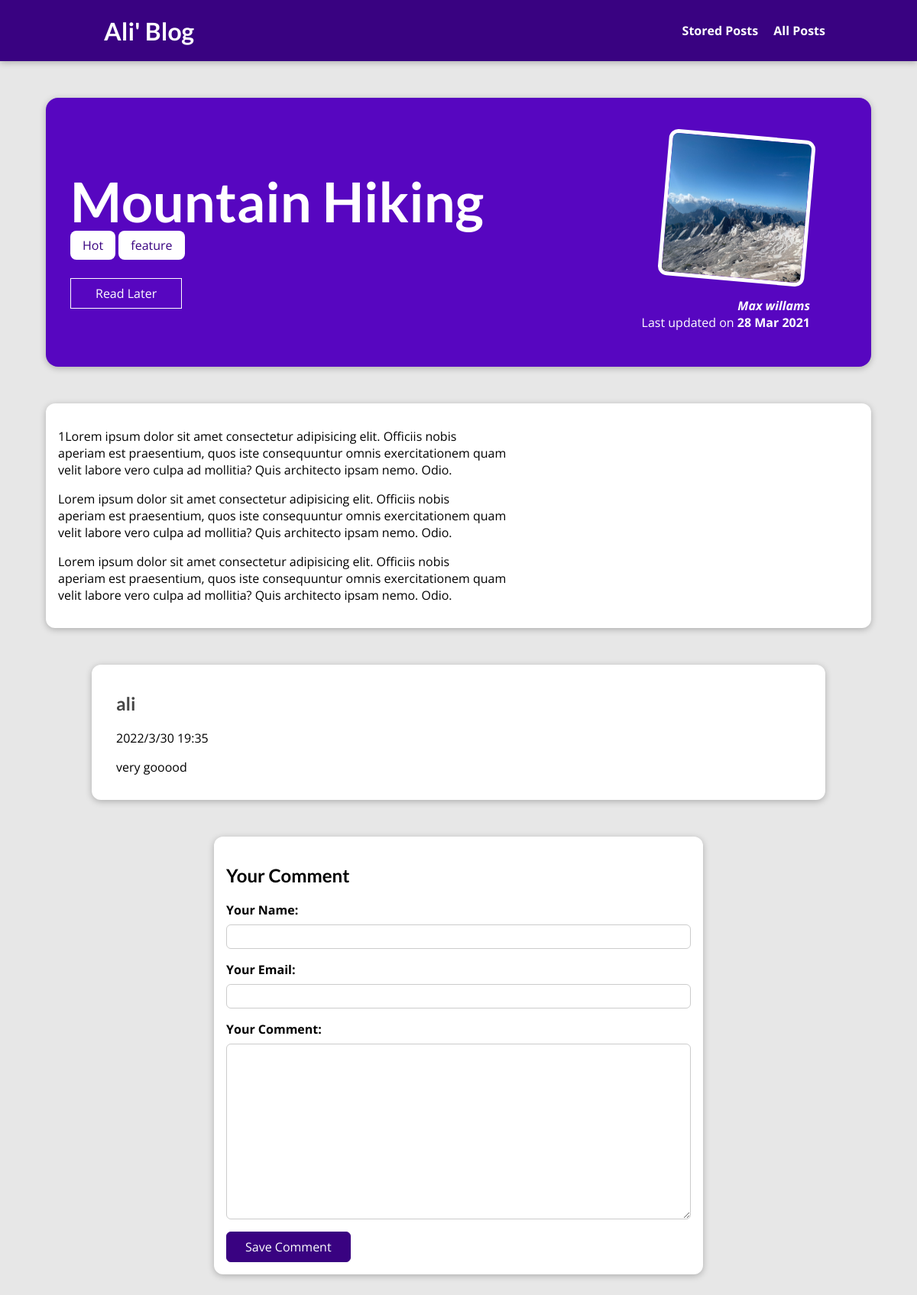
The app's page /posts/mountain-hiking with its own data.
### blog/models.py (models this page shows, shortened)
class Post(models.Model):
    title = models.CharField(max_length=100)
    slug = models.SlugField(unique=True,db_index=True)
    content = models.TextField(validators=[MinLengthValidator(10)])
    image = models.ImageField(upload_to="image", null=True)
    date = models.DateField()
    excerpt = models.CharField(max_length=200)
    author = models.ForeignKey(Author, on_delete=models.SET_NULL, null=True,related_name="posts")
    tag = models.ManyToManyField(Tag, related_name="posts")

class Tag(models.Model):
    caption = models.CharField(max_length=20)

class Author(models.Model):
    first_name = models.CharField(max_length=100)
    last_name = models.CharField(max_length=100)
    email = models.EmailField(max_length=254)
    def __str__(self):
        return f"{self.first_name}  {self.last_name}"

class Comment(models.Model):
    user_name = models.CharField(max_length=120)
    email = models.EmailField()
    text = models.TextField(max_length=400)
    date = models.DateTimeField(auto_now=True , null=True)
    post = models.ForeignKey(Post, on_delete=models.CASCADE, related_name="comments")

### blog/views.py (the view, shortened to what this page needs)
# urls.py: path("posts/<slug:slug>", views.PostDetail.as_view(), name="post-detail-page"),
class PostDetail(View):
    def is_saved_post(self,request,post_id):
        stored_post = request.session.get("stored_posts")
        if stored_post is not None :
            is_saved_post = post_id in stored_post
        else:
            is_saved_post = False
        return is_saved_post
    def get(self,request,slug):
        post = Post.objects.get(slug=slug)
        comment = post.comments.all().order_by("-id")
        context = {
            "post":post,
            "comments":comment,
            "post_tags" : post.tag.all(),
            "comment_form": FormsComment(),
            "saved_post": self.is_saved_post(request,post.id)
        }
        return render(request,"blog/post-detail.html", context)

### blog/forms.py
class FormsComment(forms.ModelForm):
    class Meta:
        model = Comment
        exclude = ["post" , "date"]
        labels = {
            "user_name" : "Your Name",
            "text" : "Your Comment",
            "email" : "Your Email"
        }

### blog/templates/blog/post-detail.html (shortened to what this page needs)
{% extends "base.html" %}
{% load static %}
{% block css_files %}
    <link rel="stylesheet" href="{% static "blog/post-detail.css" %}">
{% endblock %}
{% block content %}
    <section id="summary">
        <h2>{{ post.title }}</h2>
        <div>
            {% for tag in post_tags %}
                <span class="tag">{{ tag.caption }}</span>
            {% endfor %}
        </div>
        <div id="read-later">
            <form action="{% url "read_later"%}" method="post">
                <button >
                    {% if  saved_post %}
                        Remove from "Read Later" List
                    {% else %}
                        Read Later
                    {% endif %}
                </button>
            </form>
        </div>
        <article>
            <img src="{{ post.image.url }}" alt="{{ post.title }}">
            <address><a href="mailto:{{ post.author.email }}">{{ post.author }}</a></address>
            <div>
                Last updated on <time>{{ post.date | date:"d M Y" }}</time>
            </div>
        </article>
    </section>
    <main>{{ post.content | linebreaks }}</main>
    <section id="comments">
        <ul>
            {% for comment in comments %}
                <li>
                    <h2>{{ comment.user_name }}</h2>
                    <p>{{ comment.date.year}}/{{comment.date.month }}/{{ comment.date.day }}   {{ comment.date.hour}}:{{comment.date.minute }}</p>
                    <p>{{ comment.text | linebreaks }}</p>
                </li>
            {% endfor %}
        </ul>
    </section>
    <section id="comment-form">
    <h2>Your Comment</h2>
        <form action="{% url "post-detail-page" post.slug %}" method="POST" >
            {% for form_file in comment_form %}
                <div class="form-control {% if form_file.errors %}invalid{% endif %}">
                    {{ form_file.label_tag }}
                    {{ form_file }}
                </div>
            {% endfor %}
        <button>Save Comment</button>
        </form>
    </section>
{% endblock %}

### templates/base.html (shortened to what this page needs)
{% load static %}
<!DOCTYPE html>
<html lang="en">
<head>
    <link rel="stylesheet" href="{% static "app.css" %}">
    {% block css_files %}{% endblock %}
</head>
<body>
    <header id="main-navigation">
        <h1><a href="{% url "starting_page" %}">Ali' Blog</a></h1>
        <nav>
            <a href="{% url "read_later" %}">Stored Posts</a>
            <a href="{% url "posts_page" %}">All Posts</a>
        </nav>
    </header>
    {% block content %}{% endblock %}
</body>
</html>

### static/app.css (style rules this page uses)
* { box-sizing: border-box; }
html { font-family: 'Open Sans', 'Lato', sans-serif; }
body { margin: 0; }
h1, h2, h3 { font-family: 'Lato', sans-serif; font-weight: bold; }
#main-navigation { width: 100%; height: 5rem; display: flex; justify-content: space-between; align-items: center; padding: 0 10%; position: absolute; top: 0; left: 0; }
#main-navigation a { text-decoration: none; color: white; font-weight: bold; margin-left: 1rem ; }

### blog/static/blog/post-detail.css (style rules this page uses)
body { background-color: #e7e7e7; }
#main-navigation { background-color: #390281; box-shadow: 0 2px 8px rgba(0, 0, 0, 0.25); }
#summary { margin: 8rem auto 3rem auto; padding: 2rem; width: 90%; max-width: 90rem; border-radius: 16px; background-color: #5706c0; position: relative; box-shadow: 0 2px 8px rgba(0, 0, 0, 0.25); height: 22rem; }
#summary h2 { color: white; font-size: 4.5rem; margin-bottom: 0.25rem; }
#summary article { position: absolute; top: 2rem; right: 3rem; padding: 1rem 2rem; border-radius: 12px; text-align: right; color: white; }
#summary article img { width: 12rem; height: 12rem; border-radius: 12px; transform: rotateZ(5deg); border: 5px solid white; margin-bottom: 1rem; }
#summary address { font-weight: bold; }
#summary a { color: white; text-decoration: none; }
#summary time { font-weight: bold; }
#read-later { margin: 2rem 0; }
#read-later button { background-color: transparent; border: 1px solid white; padding: 0.5rem 2rem; font: inherit; color: white; cursor: pointer; }
main { width: 90%; max-width: 90rem; margin: 3rem auto; background-color: white; padding: 1rem; border-radius: 12px; box-shadow: 0 2px 8px rgba(0, 0, 0, 0.25); }
.tag { background-color: white; color: #390281; padding: 0.5rem 1rem; border-radius: 8px; }
#comment-form { margin: 3rem auto; width: 90%; max-width: 40rem; border-radius: 12px; background-color: white; box-shadow: 0 2px 8px rgba(0, 0, 0, 0.25); padding: 1rem; }
#comment-form button { font: inherit; background-color: #390281; color: white; border: 1px solid #390281; padding: 0.5rem 1.5rem; border-radius: 6px; cursor: pointer; }
.form-control { margin-bottom: 1rem; }
.form-control label { font-weight: bold; margin-bottom: 0.5rem; display: block; }
.form-control input, .form-control textarea { display: block; width: 100%; font: inherit; padding: 0.25rem; border-radius: 6px; border: 1px solid #ccc; }
#comments { margin: 3rem auto; width: 90%; max-width: 60rem; border-radius: 12px; background-color: white; box-shadow: 0 2px 8px rgba(0, 0, 0, 0.25); padding: 1rem 2rem; }
#comments ul { list-style: none; margin: 0; padding: 0; }
#comments li { margin-bottom: 1rem; border-bottom: 2px solid #ccc; }
#comments li:last-of-type { border-bottom: none; }
#comments h2 { color: #464646; }

### records on screen
Post: title "Mountain Hiking", image (picture), author "Max willams", date "28 Mar 2021", content "1Lorem ipsum dolor sit amet consectetur adipisicing elit. Officiis nobis aperiam est praesentium, quos iste consequuntur omnis exercitationem quam velit labore vero culpa ad mollitia? Quis architecto ipsam nemo. Odio. Lorem ipsum dolor sit amet consectetur adipisicing elit. Officiis nobis aperiam est praesentium, quos iste consequuntur omnis exercitationem quam velit labore vero culpa ad mollitia? Quis architecto ipsam nemo. Odio. Lorem ipsum dolor sit amet consectetur adipisicing elit. Officiis nobis aperiam est praesentium, quos iste consequuntur omnis exercitationem quam velit labore vero culpa ad mollitia? Quis architecto ipsam nemo. Odio."
Tag: caption "Hot"
Tag: caption "feature"
Comment: user_name "ali", date.year "2022", date.month "3", date.day "30", date.hour "19", date.minute "35", text "very gooood"
